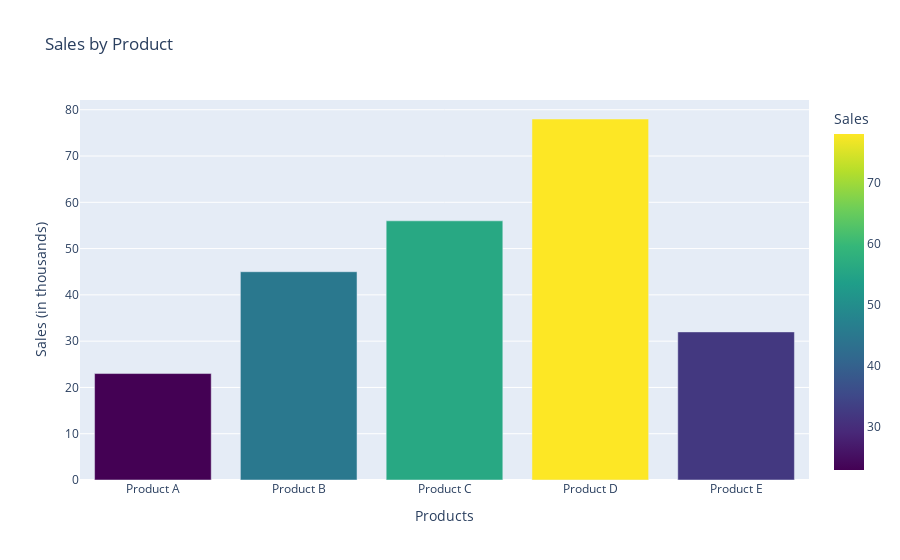

The cell this chart's notebook holds for it:
### Markdown cell above
### Q5. Generate a bar plot using Plotly

### Code cell
import plotly.express as px
import pandas as pd

# Sample data
data = {
    'Products': ['Product A', 'Product B', 'Product C', 'Product D', 'Product E'],
    'Sales': [23, 45, 56, 78, 32]
}

df = pd.DataFrame(data)

# Create bar plot
fig = px.bar(df, x='Products', y='Sales', 
             title='Sales by Product',
             color='Sales',
             color_continuous_scale='viridis')

fig.update_layout(
    xaxis_title='Products',
    yaxis_title='Sales (in thousands)'
)

fig.show()

### Figure 1 — Plotly figure (JSON) as saved in the notebook; plotly's stock layout.template omitted (floating-point values rounded to 4 significant figures)
{"data": [{"hovertemplate": "Products=%{x}<br>Sales=%{marker.color}<extra></extra>", "legendgroup": "", "marker": {"color": [23, 45, 56, 78, 32], "coloraxis": "coloraxis", "pattern": {"shape": ""}}, "name": "", "orientation": "v", "showlegend": false, "textposition": "auto", "type": "bar", "x": ["Product A", "Product B", "Product C", "Product D", "Product E"], "xaxis": "x", "y": [23, 45, 56, 78, 32], "yaxis": "y"}], "layout": {"barmode": "relative", "coloraxis": {"colorbar": {"title": {"text": "Sales"}}, "colorscale": [[0, "#440154"], [0.1111, "#482878"], [0.2222, "#3e4989"], [0.3333, "#31688e"], [0.4444, "#26828e"], [0.5556, "#1f9e89"], [0.6667, "#35b779"], [0.7778, "#6ece58"], [0.8889, "#b5de2b"], [1, "#fde725"]]}, "legend": {"tracegroupgap": 0}, "title": {"text": "Sales by Product"}, "xaxis": {"anchor": "y", "domain": [0, 1], "title": {"text": "Products"}}, "yaxis": {"anchor": "x", "domain": [0, 1], "title": {"text": "Sales (in thousands)"}}}}
